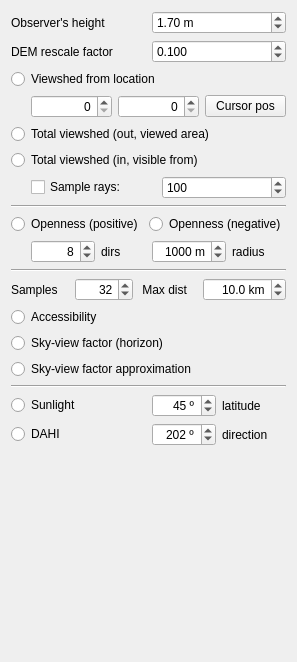
          <widget class="QWidget" name="pageVisibility">
           <property name="geometry">
            <rect>
             <x>0</x>
             <y>0</y>
             <width>296</width>
             <height>662</height>
            </rect>
           </property>
           <attribute name="label">
            <string>Visibility</string>
           </attribute>
           <layout class="QVBoxLayout" name="verticalLayout_2">
            <item>
             <layout class="QHBoxLayout" name="horizontalLayout_15">
              <item>
               <widget class="QLabel" name="label_54">
                <property name="text">
                 <string>Observer's height</string>
                </property>
               </widget>
              </item>
              <item>
               <widget class="QDoubleSpinBox" name="viewshed_offset">
                <property name="alignment">
                 <set>Qt::AlignLeading|Qt::AlignLeft|Qt::AlignVCenter</set>
                </property>
                <property name="suffix">
                 <string> m</string>
                </property>
                <property name="maximum">
                 <double>1000.000000000000000</double>
                </property>
                <property name="value">
                 <double>1.700000000000000</double>
                </property>
               </widget>
              </item>
             </layout>
            </item>
            <item>
             <layout class="QHBoxLayout" name="horizontalLayout_21">
              <item>
               <widget class="QLabel" name="label_23">
                <property name="toolTip">
                 <string>Downsamples the terrain before computing visibility, to speed up computations</string>
                </property>
                <property name="text">
                 <string>DEM rescale factor</string>
                </property>
               </widget>
              </item>
              <item>
               <widget class="QDoubleSpinBox" name="viewshed_rescale">
                <property name="alignment">
                 <set>Qt::AlignLeading|Qt::AlignLeft|Qt::AlignVCenter</set>
                </property>
                <property name="decimals">
                 <number>3</number>
                </property>
                <property name="maximum">
                 <double>1.000000000000000</double>
                </property>
                <property name="singleStep">
                 <double>0.100000000000000</double>
                </property>
                <property name="value">
                 <double>0.100000000000000</double>
                </property>
               </widget>
              </item>
             </layout>
            </item>
            <item>
             <widget class="QRadioButton" name="dem_viewshedLoc">
              <property name="text">
               <string>Viewshed from location</string>
              </property>
             </widget>
            </item>
            <item>
             <layout class="QHBoxLayout" name="horizontalLayout_17">
              <property name="leftMargin">
               <number>20</number>
              </property>
              <item>
               <widget class="QSpinBox" name="viewshed_location_x">
                <property name="alignment">
                 <set>Qt::AlignRight|Qt::AlignTrailing|Qt::AlignVCenter</set>
                </property>
               </widget>
              </item>
              <item>
               <widget class="QSpinBox" name="viewshed_location_y">
                <property name="alignment">
                 <set>Qt::AlignRight|Qt::AlignTrailing|Qt::AlignVCenter</set>
                </property>
               </widget>
              </item>
              <item>
               <widget class="QPushButton" name="btn_pickViewshedLocation">
                <property name="text">
                 <string>Cursor pos</string>
                </property>
                <property name="checkable">
                 <bool>false</bool>
                </property>
               </widget>
              </item>
             </layout>
            </item>
            <item>
             <widget class="QRadioButton" name="dem_viewshedTotalOut">
              <property name="text">
               <string>Total viewshed (out, viewed area)</string>
              </property>
             </widget>
            </item>
            <item>
             <widget class="QRadioButton" name="dem_viewshedTotalIn">
              <property name="text">
               <string>Total viewshed (in, visible from)</string>
              </property>
             </widget>
            </item>
            <item>
             <layout class="QHBoxLayout" name="horizontalLayout_43">
              <property name="leftMargin">
               <number>20</number>
              </property>
              <item>
               <widget class="QCheckBox" name="dem_viewshedTotal_sample">
                <property name="text">
                 <string>Sample rays:</string>
                </property>
               </widget>
              </item>
              <item>
               <widget class="QSpinBox" name="dem_viewshedTotal_numSamples">
                <property name="maximum">
                 <number>1000000</number>
                </property>
                <property name="singleStep">
                 <number>100</number>
                </property>
                <property name="value">
                 <number>100</number>
                </property>
               </widget>
              </item>
             </layout>
            </item>
            <item>
             <widget class="Line" name="line_12">
              <property name="orientation">
               <enum>Qt::Horizontal</enum>
              </property>
             </widget>
            </item>
            <item>
             <layout class="QHBoxLayout" name="horizontalLayout_53">
              <item>
               <widget class="QRadioButton" name="dem_posOpenness">
                <property name="text">
                 <string>Openness (positive)</string>
                </property>
               </widget>
              </item>
              <item>
               <widget class="QRadioButton" name="dem_negOpenness">
                <property name="text">
                 <string>Openness (negative)</string>
                </property>
               </widget>
              </item>
             </layout>
            </item>
            <item>
             <layout class="QHBoxLayout" name="horizontalLayout_2">
              <item>
               <layout class="QHBoxLayout" name="horizontalLayout_47">
                <property name="leftMargin">
                 <number>20</number>
                </property>
                <item>
                 <widget class="QSpinBox" name="dem_opennessDirs">
                  <property name="minimumSize">
                   <size>
                    <width>64</width>
                    <height>0</height>
                   </size>
                  </property>
                  <property name="alignment">
                   <set>Qt::AlignRight|Qt::AlignTrailing|Qt::AlignVCenter</set>
                  </property>
                  <property name="minimum">
                   <number>1</number>
                  </property>
                  <property name="maximum">
                   <number>256</number>
                  </property>
                  <property name="value">
                   <number>8</number>
                  </property>
                 </widget>
                </item>
                <item>
                 <widget class="QLabel" name="label_55">
                  <property name="text">
                   <string>dirs</string>
                  </property>
                 </widget>
                </item>
               </layout>
              </item>
              <item>
               <layout class="QHBoxLayout" name="horizontalLayout_49">
                <item>
                 <widget class="QSpinBox" name="dem_opennessDist">
                  <property name="minimumSize">
                   <size>
                    <width>64</width>
                    <height>0</height>
                   </size>
                  </property>
                  <property name="alignment">
                   <set>Qt::AlignRight|Qt::AlignTrailing|Qt::AlignVCenter</set>
                  </property>
                  <property name="suffix">
                   <string> m</string>
                  </property>
                  <property name="minimum">
                   <number>-1</number>
                  </property>
                  <property name="maximum">
                   <number>50000</number>
                  </property>
                  <property name="singleStep">
                   <number>1000</number>
                  </property>
                  <property name="value">
                   <number>1000</number>
                  </property>
                 </widget>
                </item>
                <item>
                 <widget class="QLabel" name="label_56">
                  <property name="text">
                   <string>radius</string>
                  </property>
                 </widget>
                </item>
               </layout>
              </item>
             </layout>
            </item>
            <item>
             <widget class="Line" name="line_15">
              <property name="orientation">
               <enum>Qt::Horizontal</enum>
              </property>
             </widget>
            </item>
            <item>
             <layout class="QHBoxLayout" name="horizontalLayout_44">
              <item>
               <widget class="QLabel" name="label_51">
                <property name="text">
                 <string>Samples</string>
                </property>
               </widget>
              </item>
              <item>
               <widget class="QSpinBox" name="dem_accessibilitySamples">
                <property name="minimumSize">
                 <size>
                  <width>0</width>
                  <height>0</height>
                 </size>
                </property>
                <property name="alignment">
                 <set>Qt::AlignRight|Qt::AlignTrailing|Qt::AlignVCenter</set>
                </property>
                <property name="minimum">
                 <number>1</number>
                </property>
                <property name="maximum">
                 <number>8192</number>
                </property>
                <property name="value">
                 <number>32</number>
                </property>
               </widget>
              </item>
              <item>
               <widget class="QLabel" name="label_17">
                <property name="text">
                 <string> Max dist</string>
                </property>
               </widget>
              </item>
              <item>
               <widget class="QDoubleSpinBox" name="dem_accessibilityRadius">
                <property name="alignment">
                 <set>Qt::AlignRight|Qt::AlignTrailing|Qt::AlignVCenter</set>
                </property>
                <property name="suffix">
                 <string> km</string>
                </property>
                <property name="decimals">
                 <number>1</number>
                </property>
                <property name="minimum">
                 <double>-1.000000000000000</double>
                </property>
                <property name="maximum">
                 <double>1000.000000000000000</double>
                </property>
                <property name="value">
                 <double>10.000000000000000</double>
                </property>
               </widget>
              </item>
             </layout>
            </item>
            <item>
             <widget class="QRadioButton" name="dem_accessibility">
              <property name="text">
               <string>Accessibility</string>
              </property>
              <property name="checked">
               <bool>false</bool>
              </property>
             </widget>
            </item>
            <item>
             <widget class="QRadioButton" name="dem_skyview">
              <property name="text">
               <string>Sky-view factor (horizon)</string>
              </property>
             </widget>
            </item>
            <item>
             <widget class="QRadioButton" name="dem_skyviewApprox">
              <property name="text">
               <string>Sky-view factor approximation</string>
              </property>
             </widget>
            </item>
            <item>
             <widget class="Line" name="line_16">
              <property name="orientation">
               <enum>Qt::Horizontal</enum>
              </property>
             </widget>
            </item>
            <item>
             <layout class="QHBoxLayout" name="horizontalLayout_51">
              <item>
               <widget class="QRadioButton" name="dem_sunlight">
                <property name="text">
                 <string>Sunlight </string>
                </property>
                <property name="checked">
                 <bool>false</bool>
                </property>
               </widget>
              </item>
              <item>
               <layout class="QHBoxLayout" name="horizontalLayout_6">
                <property name="topMargin">
                 <number>0</number>
                </property>
                <item>
                 <widget class="QSpinBox" name="dem_sunlightLatitude">
                  <property name="minimumSize">
                   <size>
                    <width>0</width>
                    <height>0</height>
                   </size>
                  </property>
                  <property name="alignment">
                   <set>Qt::AlignRight|Qt::AlignTrailing|Qt::AlignVCenter</set>
                  </property>
                  <property name="suffix">
                   <string> º</string>
                  </property>
                  <property name="prefix">
                   <string/>
                  </property>
                  <property name="minimum">
                   <number>-90</number>
                  </property>
                  <property name="maximum">
                   <number>90</number>
                  </property>
                  <property name="value">
                   <number>45</number>
                  </property>
                 </widget>
                </item>
                <item>
                 <widget class="QLabel" name="label_5">
                  <property name="text">
                   <string>latitude</string>
                  </property>
                 </widget>
                </item>
               </layout>
              </item>
             </layout>
            </item>
            <item>
             <layout class="QHBoxLayout" name="horizontalLayout_52">
              <item>
               <widget class="QRadioButton" name="dem_dahi">
                <property name="text">
                 <string>DAHI</string>
                </property>
               </widget>
              </item>
              <item>
               <layout class="QHBoxLayout" name="horizontalLayout_28">
                <item>
                 <widget class="QSpinBox" name="dem_dahiMax">
                  <property name="minimumSize">
                   <size>
                    <width>0</width>
                    <height>0</height>
                   </size>
                  </property>
                  <property name="alignment">
                   <set>Qt::AlignRight|Qt::AlignTrailing|Qt::AlignVCenter</set>
                  </property>
                  <property name="suffix">
                   <string> º</string>
                  </property>
                  <property name="minimum">
                   <number>0</number>
                  </property>
                  <property name="maximum">
                   <number>360</number>
                  </property>
                  <property name="value">
                   <number>202</number>
                  </property>
                 </widget>
                </item>
                <item>
                 <widget class="QLabel" name="label_32">
                  <property name="text">
                   <string>direction</string>
                  </property>
                 </widget>
                </item>
               </layout>
              </item>
             </layout>
            </item>
            <item>
             <spacer name="verticalSpacer_11">
              <property name="orientation">
               <enum>Qt::Vertical</enum>
              </property>
              <property name="sizeHint" stdset="0">
               <size>
                <width>20</width>
                <height>392</height>
               </size>
              </property>
             </spacer>
            </item>
           </layout>
          </widget>
